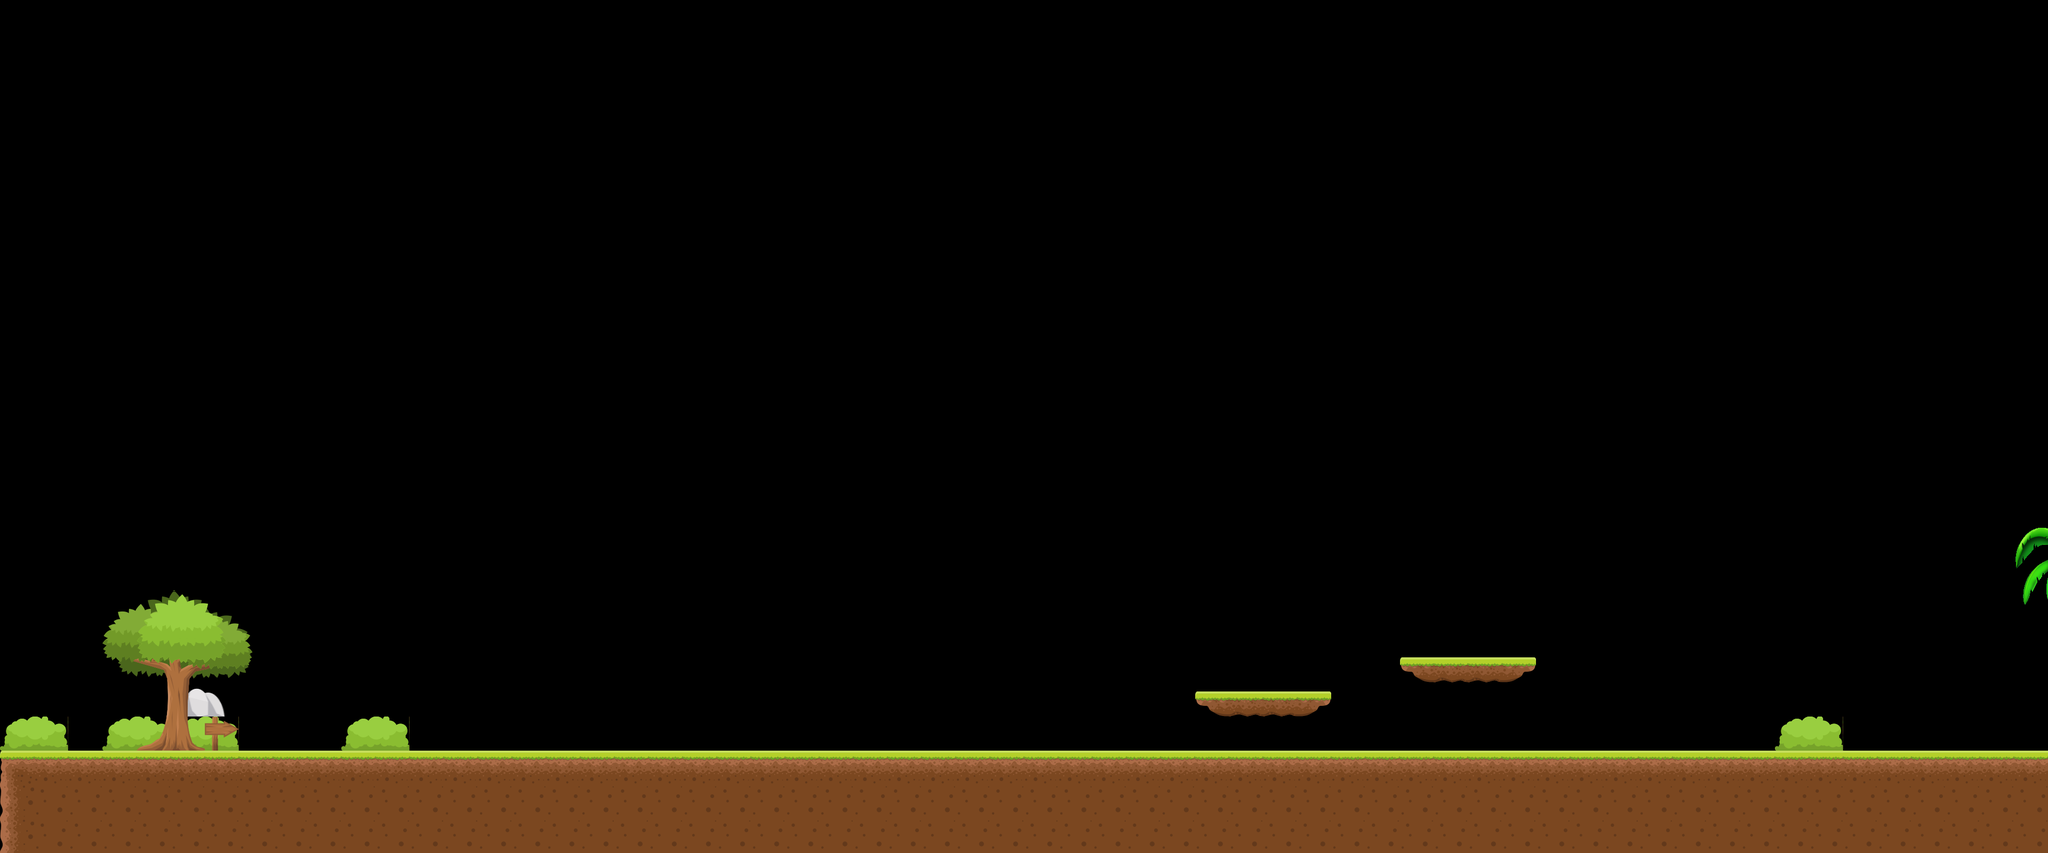

This is a level from a 2D game, rendered from its Tiled map with the project's own tilesets. A one-line summary and the complete map file follow:
An orthogonal 60x25 tile map with 64x64 px tiles, 2 tile layers (Tile Layer 2, Tile Layer 1) and 1 object.

<map version="1.0" tiledversion="1.1.5" orientation="orthogonal" renderorder="left-up" width="60" height="25" tilewidth="64" tileheight="64" infinite="0" nextobjectid="464">
 <tileset firstgid="1" name="Untitled" tilewidth="64" tileheight="64" tilecount="108" columns="9">
  <image source="tileset_map.png" trans="9ef3d4" width="600" height="800" />
 </tileset>
 <layer name="Tile Layer 2" width="60" height="25">
  <data encoding="csv">
0,0,0,0,0,0,0,0,0,0,0,0,0,0,0,0,0,0,0,0,0,0,0,0,0,0,0,0,0,0,0,0,0,0,0,0,0,0,0,0,0,0,0,0,0,0,0,0,0,0,0,0,0,0,0,0,0,0,0,0,
0,0,0,0,0,0,0,0,0,0,0,0,0,0,0,0,0,0,0,0,0,0,0,0,0,0,0,0,0,0,0,0,0,0,0,0,0,0,0,0,0,0,0,0,0,0,0,0,0,0,0,0,0,0,0,0,0,0,0,0,
0,0,0,0,0,0,0,0,0,0,0,0,0,0,0,0,0,0,0,0,0,0,0,0,0,0,0,0,0,0,0,0,0,0,0,0,0,0,0,0,0,0,0,0,0,0,0,0,0,0,0,0,0,0,0,0,0,0,0,0,
0,0,0,0,0,0,0,0,0,0,0,0,0,0,0,0,0,0,0,0,0,0,0,0,0,0,0,0,0,0,0,0,0,0,0,0,0,0,0,0,0,0,0,0,0,0,0,0,0,0,0,0,0,0,0,0,0,0,0,0,
0,0,0,0,0,0,0,0,0,0,0,0,0,0,0,0,0,0,0,0,0,0,0,0,0,0,0,0,0,0,0,0,0,0,0,0,0,0,0,0,0,0,0,0,0,0,0,0,0,0,0,0,0,0,0,0,0,0,0,0,
0,0,0,0,0,0,0,0,0,0,0,0,0,0,0,0,0,0,0,0,0,0,0,0,0,0,0,0,0,0,0,0,0,0,0,0,0,0,0,0,0,0,0,0,0,0,0,0,0,0,0,0,0,0,0,0,0,0,0,0,
0,0,0,0,0,0,0,0,0,0,0,0,0,0,0,0,0,0,0,0,0,0,0,0,0,0,0,0,0,0,0,0,0,0,0,0,0,0,0,0,0,0,0,0,0,0,0,0,0,0,0,0,0,0,0,0,0,0,0,0,
0,0,0,0,0,0,0,0,0,0,0,0,0,0,0,0,0,0,0,0,0,0,0,0,0,0,0,0,0,0,0,0,0,0,0,0,0,0,0,0,0,0,0,0,0,0,0,0,0,0,0,0,0,0,0,0,0,0,0,0,
0,0,0,0,0,0,0,0,0,0,0,0,0,0,0,0,0,0,0,0,0,0,0,0,0,0,0,0,0,0,0,0,0,0,0,0,0,0,0,0,0,0,0,0,0,0,0,0,0,0,0,0,0,0,0,0,0,0,0,0,
0,0,0,0,0,0,0,0,0,0,0,0,0,0,0,0,0,0,0,0,0,0,0,0,0,0,0,0,0,0,0,0,0,0,0,0,0,0,0,0,0,0,0,0,0,0,0,0,0,0,0,0,0,0,0,0,0,0,0,0,
0,0,0,0,0,0,0,0,0,0,0,0,0,0,0,0,0,0,0,0,0,0,0,0,0,0,0,0,0,0,0,0,0,0,0,0,0,0,0,0,0,0,0,0,0,0,0,0,0,0,0,0,0,0,0,0,0,0,0,0,
0,0,0,0,0,0,0,0,0,0,0,0,0,0,0,0,0,0,0,0,0,0,0,0,0,0,0,0,0,0,0,0,0,0,0,0,0,0,0,0,0,0,0,0,0,0,0,0,0,0,0,0,0,0,0,0,0,0,0,0,
0,0,0,0,0,0,0,0,0,0,0,0,0,0,0,0,0,0,0,0,0,0,0,0,0,0,0,0,0,0,0,0,0,0,0,0,0,0,0,0,0,0,0,0,0,0,0,0,0,0,0,0,0,0,0,0,0,0,0,0,
0,0,0,0,0,0,0,0,0,0,0,0,0,0,0,0,0,0,0,0,0,0,0,0,0,0,0,0,0,0,0,0,0,0,0,0,0,0,0,0,0,0,0,0,0,0,0,0,0,0,0,0,0,0,0,0,0,0,0,0,
0,0,0,0,0,0,0,0,0,0,0,0,0,0,0,0,0,0,0,0,0,0,0,0,0,0,0,0,0,0,0,0,0,0,0,0,0,0,0,0,0,0,0,0,0,0,0,0,0,0,0,0,0,0,0,0,0,0,0,0,
0,0,0,0,0,0,0,0,0,0,0,0,0,0,0,0,0,0,0,0,0,0,0,0,0,0,0,0,0,0,0,0,0,0,0,0,0,0,0,0,0,0,0,0,0,0,0,0,0,0,0,0,0,0,0,0,0,0,0,0,
0,0,0,0,0,0,0,0,0,0,0,0,0,0,0,0,0,0,0,0,0,0,0,0,0,0,0,0,0,0,0,0,0,0,0,0,0,0,0,0,0,0,0,0,0,0,0,0,0,0,0,0,0,0,0,0,0,0,0,0,
0,0,0,0,0,0,0,0,0,0,0,0,0,0,0,0,0,0,0,0,0,0,0,0,0,0,0,0,0,0,0,0,0,0,0,0,0,0,0,0,0,0,0,0,0,0,0,0,0,0,0,0,0,0,0,0,0,0,0,0,
0,0,0,0,0,0,0,0,0,0,0,0,0,0,0,0,0,0,0,0,0,0,0,0,0,0,0,0,0,0,0,0,0,0,0,0,0,0,0,0,0,0,0,0,0,0,0,0,0,0,0,0,0,0,0,0,0,0,0,0,
0,0,0,0,0,0,43,44,0,0,0,0,0,0,0,0,0,0,0,0,0,0,0,0,0,0,0,0,0,0,0,0,0,0,0,0,0,0,0,0,0,0,0,0,0,0,0,0,0,0,0,0,0,0,0,0,0,0,0,0,
0,0,0,0,0,51,52,53,0,0,0,0,0,0,0,0,0,0,0,0,0,0,0,0,0,0,0,0,0,0,0,0,0,0,0,0,0,0,0,0,0,0,0,0,0,0,0,0,0,0,0,0,0,0,0,0,0,0,0,0,
0,0,0,31,32,31,32,0,0,0,0,0,0,0,0,0,0,0,0,0,0,0,0,0,0,0,0,0,0,34,0,0,0,0,0,0,0,0,0,0,0,0,0,0,0,0,0,0,0,0,0,0,0,0,0,0,0,0,0,0,
0,0,0,67,68,69,70,71,0,0,0,0,0,0,0,0,0,0,0,0,0,0,0,0,0,0,0,0,0,0,0,0,0,0,0,0,0,0,0,0,0,0,0,0,0,0,0,0,0,0,0,0,0,0,0,0,0,0,0,0,
0,0,0,0,0,0,0,0,19,19,0,0,0,0,0,0,0,0,0,0,0,0,0,0,0,0,0,0,0,0,0,0,0,0,0,0,0,0,0,0,0,0,0,0,0,0,0,0,0,0,0,0,0,0,0,0,0,0,0,0,
0,0,0,0,0,0,0,0,0,0,0,0,0,0,0,0,0,0,0,0,0,0,0,0,0,0,0,0,0,0,0,0,0,0,0,0,0,0,0,0,0,0,0,0,0,0,0,0,0,0,0,0,0,0,0,0,0,0,0,0
</data>
 </layer>
 <layer name="Tile Layer 1" width="60" height="25">
  <data encoding="csv">
0,0,0,0,0,0,0,0,0,0,0,0,0,0,0,0,0,0,0,0,0,0,0,0,0,0,0,0,0,0,0,0,0,0,0,0,0,0,0,0,0,0,0,0,0,0,0,0,0,0,0,0,0,0,0,0,0,0,0,0,
0,0,0,0,0,0,0,0,0,0,0,0,0,0,0,0,0,0,0,0,0,0,0,0,0,0,0,0,0,0,0,0,0,0,0,0,0,0,0,0,0,0,0,0,0,0,0,0,0,0,0,0,0,0,0,0,0,0,0,0,
0,0,0,0,0,0,0,0,0,0,0,0,0,0,0,0,0,0,0,0,0,0,0,0,0,0,0,0,0,0,0,0,0,0,0,0,0,0,0,0,0,0,0,0,0,0,0,0,0,0,0,0,0,0,0,0,0,0,0,0,
0,0,0,0,0,0,0,0,0,0,0,0,0,0,0,0,0,0,0,0,0,0,0,0,0,0,0,0,0,0,0,0,0,0,0,0,0,0,0,0,0,0,0,0,0,0,0,0,0,0,0,0,0,0,0,0,0,0,0,0,
0,0,0,0,0,0,0,0,0,0,0,0,0,0,0,0,0,0,0,0,0,0,0,0,0,0,0,0,0,0,0,0,0,0,0,0,0,0,0,0,0,0,0,0,0,0,0,0,0,0,0,0,0,0,0,0,0,0,0,0,
0,0,0,0,0,0,0,0,0,0,0,0,0,0,0,0,0,0,0,0,0,0,0,0,0,0,0,0,0,0,0,0,0,0,0,0,0,0,0,0,0,0,0,0,0,0,0,0,0,0,0,0,0,0,0,0,0,0,0,0,
0,0,0,0,0,0,0,0,0,0,0,0,0,0,0,0,0,0,0,0,0,0,0,0,0,0,0,0,0,0,0,0,0,0,0,0,0,0,0,0,0,0,0,0,0,0,0,0,0,0,0,0,0,0,0,0,0,0,0,0,
0,0,0,0,0,0,0,0,0,0,0,0,0,0,0,0,0,0,0,0,0,0,0,0,0,0,0,0,0,0,0,0,0,0,0,0,0,0,0,0,0,0,0,0,0,0,0,0,0,0,0,0,0,0,0,0,0,0,0,0,
0,0,0,0,0,0,0,0,0,0,0,0,0,0,0,0,0,0,0,0,0,0,0,0,0,0,0,0,0,0,0,0,0,0,0,0,0,0,0,0,0,0,0,0,0,0,0,0,0,0,0,0,0,0,0,0,0,0,0,0,
0,0,0,0,0,0,0,0,0,0,0,0,0,0,0,0,0,0,0,0,0,0,0,0,0,0,0,0,0,0,0,0,0,0,0,0,0,0,0,0,0,0,0,0,0,0,0,0,0,0,0,0,0,0,0,0,0,0,0,0,
0,0,0,0,0,0,0,0,0,0,0,0,0,0,0,0,0,0,0,0,0,0,0,0,0,0,0,0,0,0,0,0,0,0,0,0,0,0,0,0,0,0,0,0,0,0,0,0,0,0,0,0,0,0,0,0,0,0,0,0,
0,0,0,0,0,0,0,0,0,0,0,0,0,0,0,0,0,0,0,0,0,0,0,0,0,0,0,0,0,0,0,0,0,0,0,0,0,0,0,0,0,0,0,0,0,0,0,0,0,0,0,0,0,0,0,0,0,0,0,0,
0,0,0,0,0,0,0,0,0,0,0,0,0,0,0,0,0,0,0,0,0,0,0,0,0,0,0,0,0,0,0,0,0,0,0,0,0,0,0,0,0,0,0,0,0,0,0,0,0,0,0,0,0,0,0,0,0,0,0,0,
0,0,0,0,0,0,0,0,0,0,0,0,0,0,0,0,0,0,0,0,0,0,0,0,0,0,0,0,0,0,0,0,0,0,0,0,0,0,0,0,0,0,0,0,0,0,0,0,0,0,0,0,0,0,0,0,0,0,0,0,
0,0,0,0,0,0,0,0,0,0,0,0,0,0,0,0,0,0,0,0,0,0,0,0,0,0,0,0,0,0,0,0,0,0,0,0,0,0,0,0,0,0,0,0,0,0,0,0,0,0,0,0,0,0,0,0,0,0,0,0,
0,0,0,0,0,0,0,0,0,0,0,0,0,0,0,0,0,0,0,0,0,0,0,0,0,0,0,0,0,0,0,0,0,0,0,0,0,0,0,0,0,0,0,0,0,0,0,0,0,0,0,0,0,0,0,0,0,0,0,60,
0,0,0,0,0,0,0,0,0,0,0,0,0,0,0,0,0,0,0,0,0,0,0,0,0,0,0,0,0,0,0,0,0,0,0,0,0,0,0,0,0,0,0,0,0,0,0,0,0,0,0,0,0,0,0,0,0,0,0,69,
0,0,0,37,38,39,40,41,0,0,0,0,0,0,0,0,0,0,0,0,0,0,0,0,0,0,0,0,0,0,0,0,0,0,0,0,0,0,0,0,0,0,0,0,0,0,0,0,0,0,0,0,0,0,0,0,0,0,0,78,
0,0,0,46,47,48,49,50,0,0,0,0,0,0,0,0,0,0,0,0,0,0,0,0,0,0,0,0,0,0,0,0,0,0,0,0,0,0,0,0,0,0,0,0,0,0,0,0,0,0,0,0,0,0,0,0,0,0,0,87,
0,0,0,55,56,57,58,59,0,0,0,0,0,0,0,0,0,0,0,0,0,0,0,0,0,0,0,0,0,0,0,0,0,0,0,0,0,0,0,0,0,14,5,5,15,0,0,0,0,0,0,0,0,0,0,0,0,0,0,0,
0,0,0,64,65,66,67,68,0,0,0,0,0,0,0,0,0,0,0,0,0,0,0,0,0,0,0,0,0,0,0,0,0,0,0,14,5,5,15,0,0,0,0,0,0,0,0,0,0,0,0,0,0,0,0,0,0,0,0,0,
31,32,0,73,74,75,30,77,0,0,31,32,0,0,0,0,0,0,0,0,0,0,0,0,0,0,0,0,0,0,0,0,0,0,0,0,0,0,0,0,0,0,0,0,0,0,0,0,0,0,0,0,31,32,0,0,0,0,0,0,
1,2,2,2,2,2,2,2,2,2,2,2,2,2,2,2,2,2,2,2,2,2,2,2,2,2,2,2,2,2,2,2,2,2,2,2,2,2,2,2,2,2,2,2,2,2,2,2,2,2,2,2,2,2,2,2,2,2,2,2,
4,10,10,10,10,10,10,10,10,10,10,10,10,10,10,10,10,10,10,10,10,10,10,10,10,10,10,10,10,10,10,10,10,10,10,10,10,10,10,10,10,10,10,10,10,10,10,10,10,10,10,10,10,10,10,10,10,10,10,10,
4,10,10,10,10,10,10,10,10,10,10,10,10,10,10,10,10,10,10,10,10,10,10,10,10,10,10,10,10,10,10,10,10,10,10,10,10,10,10,10,10,10,10,10,10,10,10,10,10,10,10,10,10,10,10,10,10,10,10,10
</data>
 </layer>
 <objectgroup name="Land">
  <object id="463" x="8" y="1412" width="3820" height="184" />
 </objectgroup>
</map>
